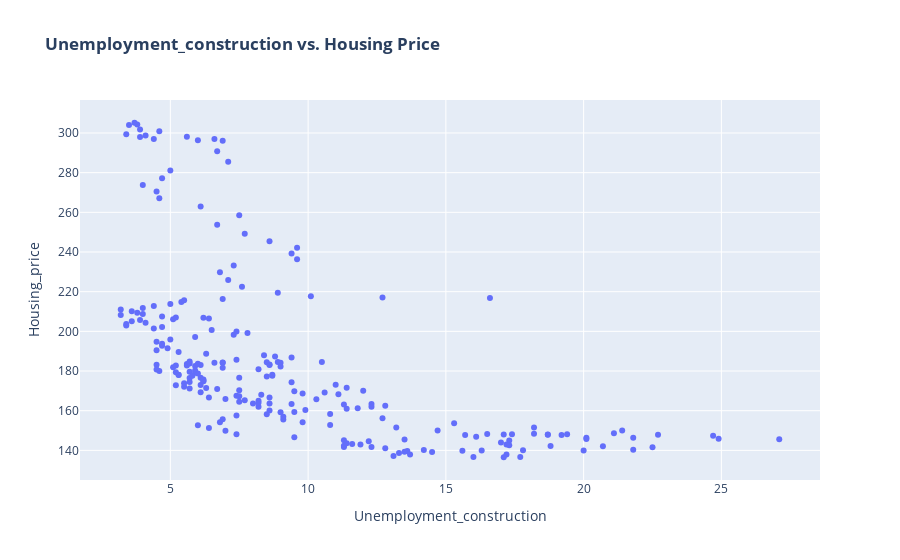
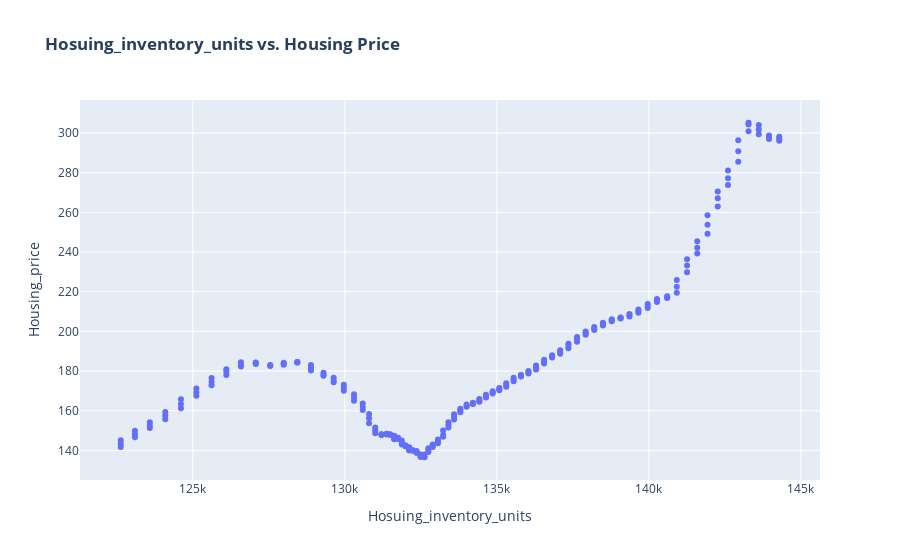
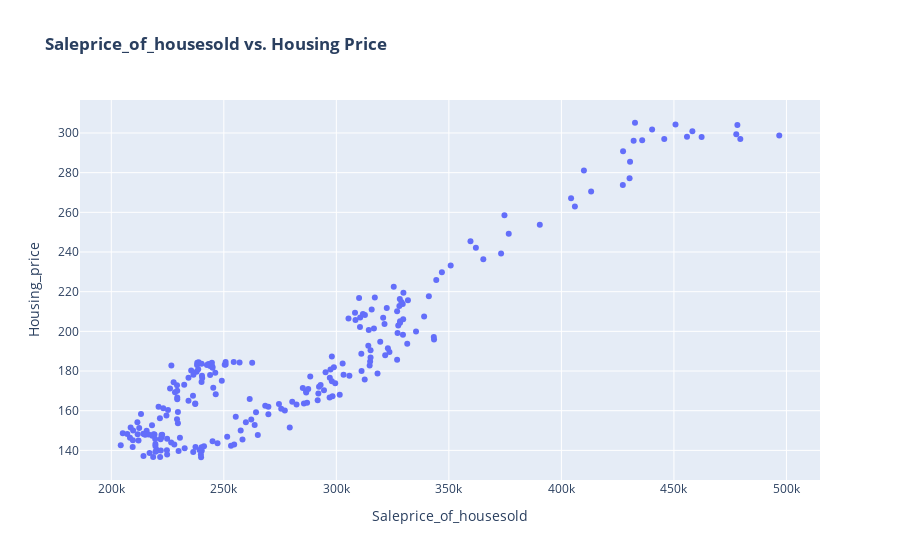
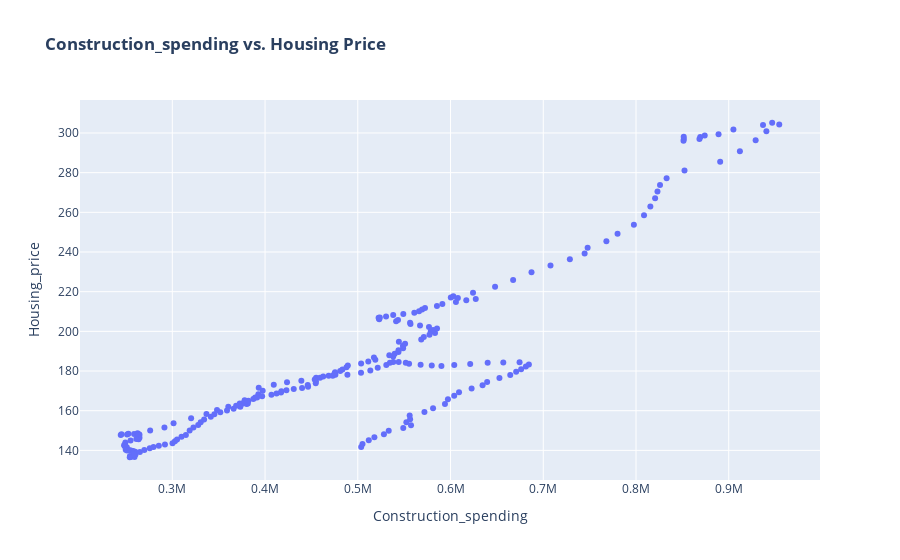

The code cell stored with these charts, in order, in its notebook:
### Code cell
import plotly.express as px

for column in df1.columns:
    if column != 'Housing_price':
        # Create a scatter plot for the current column vs. Housing_price
        fig = px.scatter(df1, x=column, y='Housing_price', title=f"<b>{column} vs. Housing Price</b>")
        fig.show()

### Figure 1 — Plotly figure (JSON) as saved in the notebook; plotly's stock layout.template omitted (floating-point values rounded to 4 significant figures; data arrays with more than 128 entries replaced by an {"elided": "..."} marker saying what was removed)
{"data": [{"hovertemplate": "Unemployment_construction=%{x}<br>Housing_price=%{y}<extra></extra>", "legendgroup": "", "marker": {"color": "#636efa", "symbol": "circle"}, "mode": "markers", "name": "", "orientation": "v", "showlegend": false, "type": "scatter", "x": {"elided": "231 float values"}, "xaxis": "x", "y": {"elided": "231 float values"}, "yaxis": "y"}], "layout": {"legend": {"tracegroupgap": 0}, "title": {"text": "<b>Unemployment_construction vs. Housing Price</b>"}, "xaxis": {"anchor": "y", "domain": [0, 1], "title": {"text": "Unemployment_construction"}}, "yaxis": {"anchor": "x", "domain": [0, 1], "title": {"text": "Housing_price"}}}}

### Figure 2 — Plotly figure (JSON) as saved in the notebook; plotly's stock layout.template omitted (floating-point values rounded to 4 significant figures; data arrays with more than 128 entries replaced by an {"elided": "..."} marker saying what was removed)
{"data": [{"hovertemplate": "Hosuing_inventory_units=%{x}<br>Housing_price=%{y}<extra></extra>", "legendgroup": "", "marker": {"color": "#636efa", "symbol": "circle"}, "mode": "markers", "name": "", "orientation": "v", "showlegend": false, "type": "scatter", "x": {"elided": "231 int values"}, "xaxis": "x", "y": {"elided": "231 float values"}, "yaxis": "y"}], "layout": {"legend": {"tracegroupgap": 0}, "title": {"text": "<b>Hosuing_inventory_units vs. Housing Price</b>"}, "xaxis": {"anchor": "y", "domain": [0, 1], "title": {"text": "Hosuing_inventory_units"}}, "yaxis": {"anchor": "x", "domain": [0, 1], "title": {"text": "Housing_price"}}}}

### Figure 3 — Plotly figure (JSON) as saved in the notebook; plotly's stock layout.template omitted (floating-point values rounded to 4 significant figures; data arrays with more than 128 entries replaced by an {"elided": "..."} marker saying what was removed)
{"data": [{"hovertemplate": "Saleprice_of_housesold=%{x}<br>Housing_price=%{y}<extra></extra>", "legendgroup": "", "marker": {"color": "#636efa", "symbol": "circle"}, "mode": "markers", "name": "", "orientation": "v", "showlegend": false, "type": "scatter", "x": {"elided": "231 int values"}, "xaxis": "x", "y": {"elided": "231 float values"}, "yaxis": "y"}], "layout": {"legend": {"tracegroupgap": 0}, "title": {"text": "<b>Saleprice_of_housesold vs. Housing Price</b>"}, "xaxis": {"anchor": "y", "domain": [0, 1], "title": {"text": "Saleprice_of_housesold"}}, "yaxis": {"anchor": "x", "domain": [0, 1], "title": {"text": "Housing_price"}}}}

### Figure 4 — Plotly figure (JSON) as saved in the notebook; plotly's stock layout.template omitted (floating-point values rounded to 4 significant figures; data arrays with more than 128 entries replaced by an {"elided": "..."} marker saying what was removed)
{"data": [{"hovertemplate": "Construction_spending=%{x}<br>Housing_price=%{y}<extra></extra>", "legendgroup": "", "marker": {"color": "#636efa", "symbol": "circle"}, "mode": "markers", "name": "", "orientation": "v", "showlegend": false, "type": "scatter", "x": {"elided": "231 int values"}, "xaxis": "x", "y": {"elided": "231 float values"}, "yaxis": "y"}], "layout": {"legend": {"tracegroupgap": 0}, "title": {"text": "<b>Construction_spending vs. Housing Price</b>"}, "xaxis": {"anchor": "y", "domain": [0, 1], "title": {"text": "Construction_spending"}}, "yaxis": {"anchor": "x", "domain": [0, 1], "title": {"text": "Housing_price"}}}}
